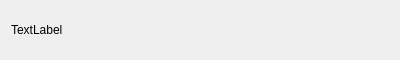
<?xml version="1.0" encoding="UTF-8"?>
<ui version="4.0">
 <class>FloatArrInput</class>
 <widget class="QWidget" name="FloatArrInput">
  <property name="geometry">
   <rect>
    <x>0</x>
    <y>0</y>
    <width>400</width>
    <height>60</height>
   </rect>
  </property>
  <property name="sizePolicy">
   <sizepolicy hsizetype="Preferred" vsizetype="Fixed">
    <horstretch>0</horstretch>
    <verstretch>1</verstretch>
   </sizepolicy>
  </property>
  <property name="maximumSize">
   <size>
    <width>16777215</width>
    <height>16777215</height>
   </size>
  </property>
  <property name="windowTitle">
   <string>Form</string>
  </property>
  <layout class="QVBoxLayout" name="verticalLayout">
   <item>
    <widget class="QLabel" name="Label">
     <property name="sizePolicy">
      <sizepolicy hsizetype="Preferred" vsizetype="Preferred">
       <horstretch>0</horstretch>
       <verstretch>1</verstretch>
      </sizepolicy>
     </property>
     <property name="text">
      <string>TextLabel</string>
     </property>
    </widget>
   </item>
  </layout>
 </widget>
 <resources/>
 <connections/>
</ui>
